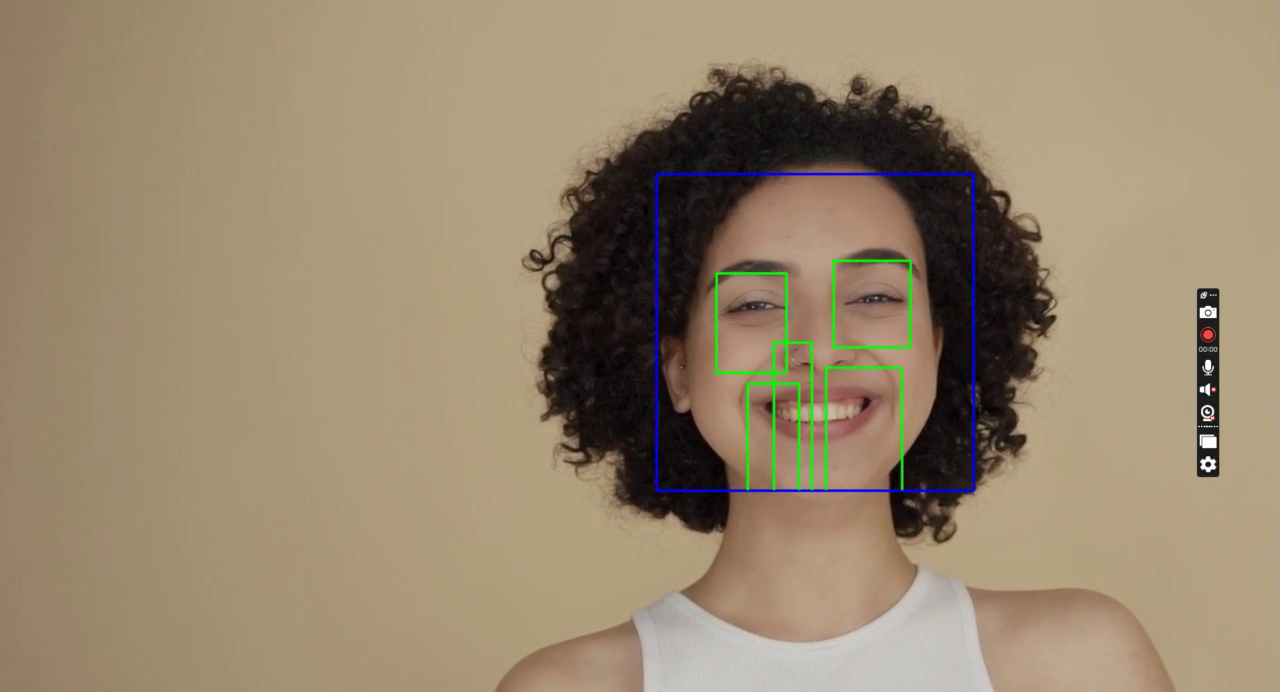
#> input picture frame 36 of Face N Eye Detection from video and Image/Face n eye Detection.mp4, 1280 x 692 px, given in place of Face1.mp4, which was not available
$ jupyter execute 'Face & Eye Detection from video or webcam.ipynb'   (text cells are left out)
#> lines starting #> are read from the running program, lines starting #| are printed output that depends on the picture; after the words box and inside, x2 and y2 are one past the last pixel; in counts of white or black regions, pixels touching at a corner belong together; pictures that were not available may be replaced by others from this repository, and a replacement may not be noted
[cell 1]
# Face Recognization
# Importing Libararies

import cv2

[cell 2]
# Loadibg Cascades

face_classifier = cv2.CascadeClassifier(r'E:\Naresh IT Data Science Course\Course Study Material\November Month Course Material\20th nov\Haarcascades\haarcascade_frontalface_default.xml')
eye_classifier = cv2.CascadeClassifier(r'E:\Naresh IT Data Science Course\Course Study Material\November Month Course Material\20th nov\Haarcascades\haarcascade_eye.xml')

# Defining a function that will do the detections
def detect(gray,frame):
    faces = face_classifier.detectMultiScale(gray,1.3,5)
    for (x,y,w,h) in faces:
        cv2.rectangle(frame,(x,y),(x+w,y+h),(255,0,0),2)
        roi_gray = gray[y:y+h, x:x+w]
        roi_color = frame[y:y+h, x:x+w]
        eyes = eye_classifier.detectMultiScale(roi_gray,1.1,3)
        for (ex,ey,ew,wh) in eyes:
            cv2.rectangle(roi_color,(ex,ey),(ex+ew,ey+ey),(0,255,0),2)
    return frame

# Doing some Face Recognition with the webcam
video_capture = cv2.VideoCapture(r'E:\Naresh IT Data Science Course\Course Study Material\November Month Course Material\20th nov\Face1.mp4')
while True:
    _,frame = video_capture.read()
#> frame is the input picture: shape (692, 1280, 3); mean B, G, R 109.6, 135.3, 151.6
    gray = cv2.cvtColor(frame,cv2.COLOR_BGR2GRAY)
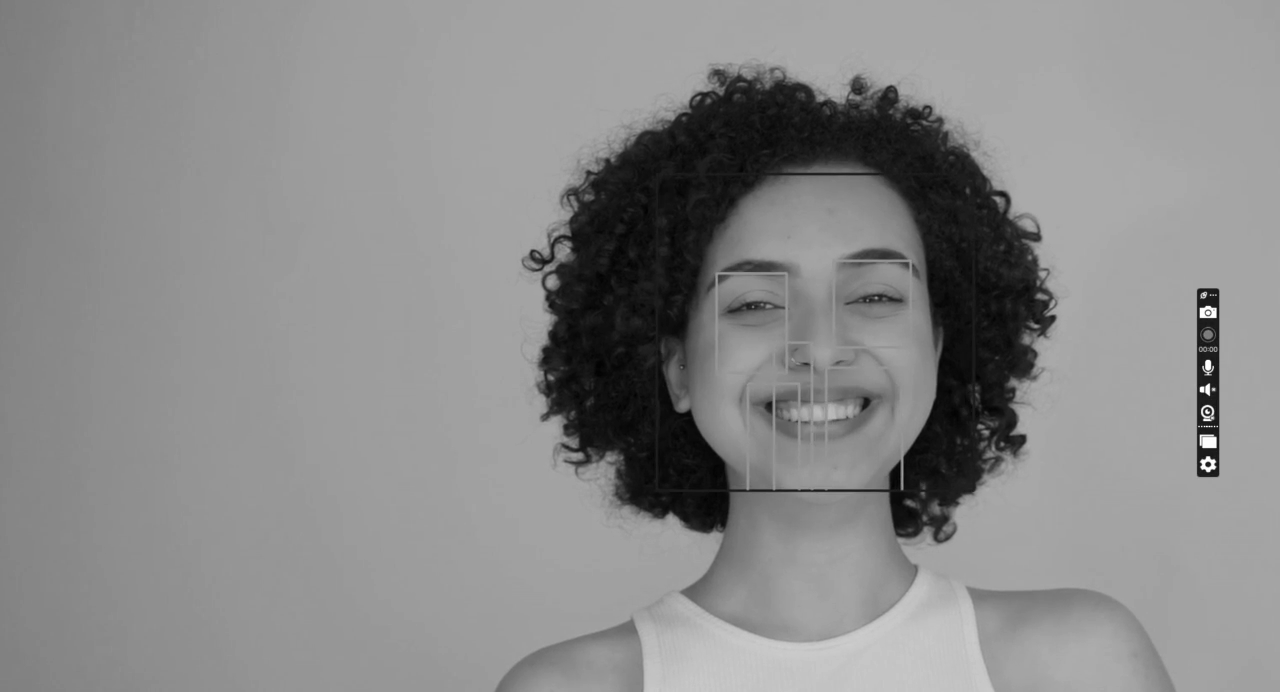
#> gray: shape (692, 1280); min 1, max 255, mean 137.2
    canvas = detect(gray,frame)
#> in detect, `faces = face_classifier.detectMultiScale(gray,1.3,5)`: faces = [[664, 183, 302, 302]]
#> the loop in detect, `for (x,y,w,h) in faces:` made 1 pass
#> pass 1, in detect, `roi_gray = gray[y:y+h, x:x+w]`:
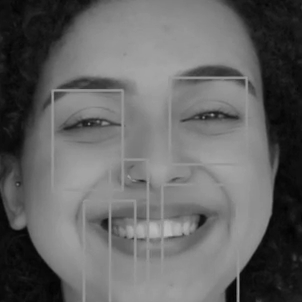
#> roi_gray: shape (302, 302); min 2, max 187, mean 100.1
#> pass 1, in detect, `roi_color = frame[y:y+h, x:x+w]`:
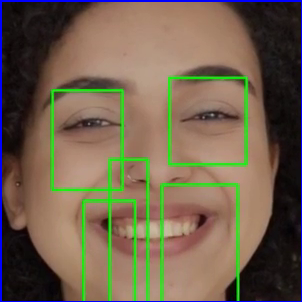
#> roi_color: shape (302, 302, 3); mean B, G, R 78.3, 97.4, 112.8
#> after the loop in detect, `for (x,y,w,h) in faces:`:
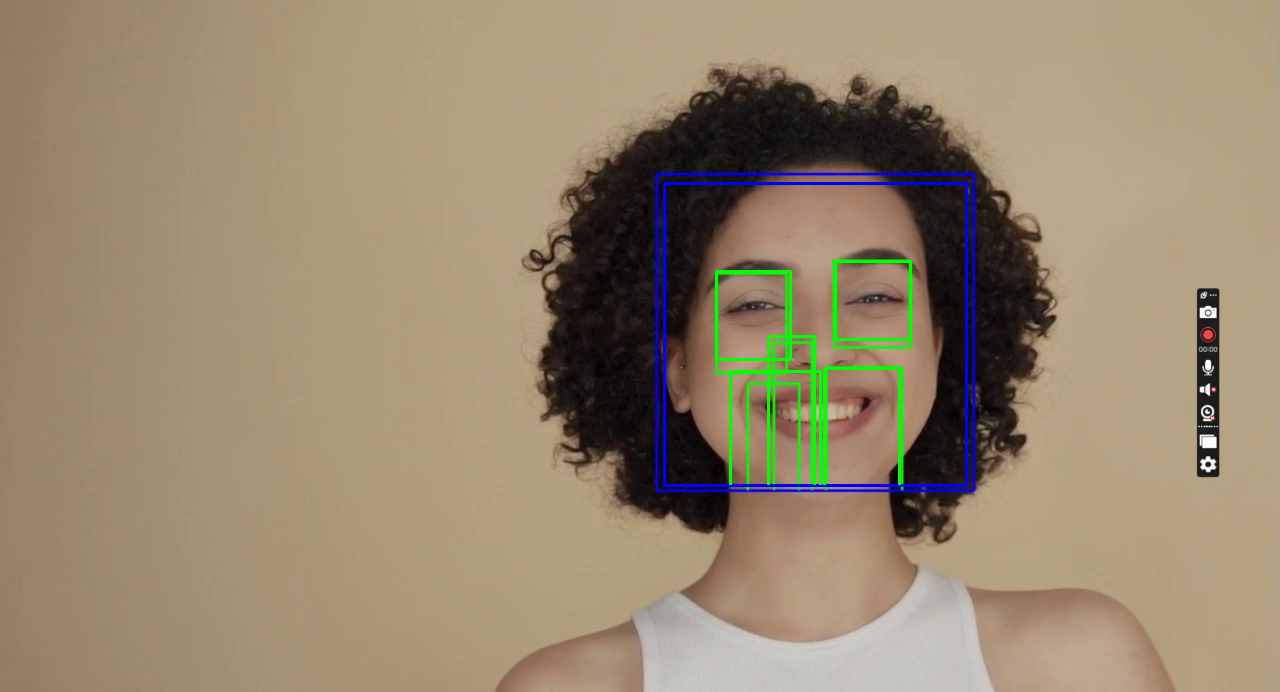
#> frame: shape (692, 1280, 3); 0.94% of pixels changed, all inside (x1, y1, x2, y2) = (663, 182, 968, 487)
#> after the loop in detect, `for (x,y,w,h) in faces:`:
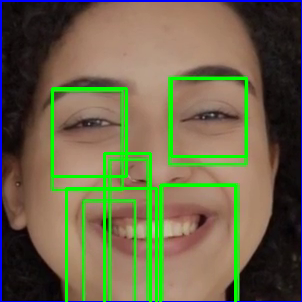
#> roi_color: shape (302, 302, 3); 5.2% of pixels changed, all inside (x1, y1, x2, y2) = (51, 77, 248, 302)
    cv2.imshow('video',canvas)
    if cv2.waitKey(1) & 0xFF== ord('q'):
#> (key q is pressed here)
        break

video_capture.release()
cv2.destroyAllWindows()

$ run again, starting later in the video
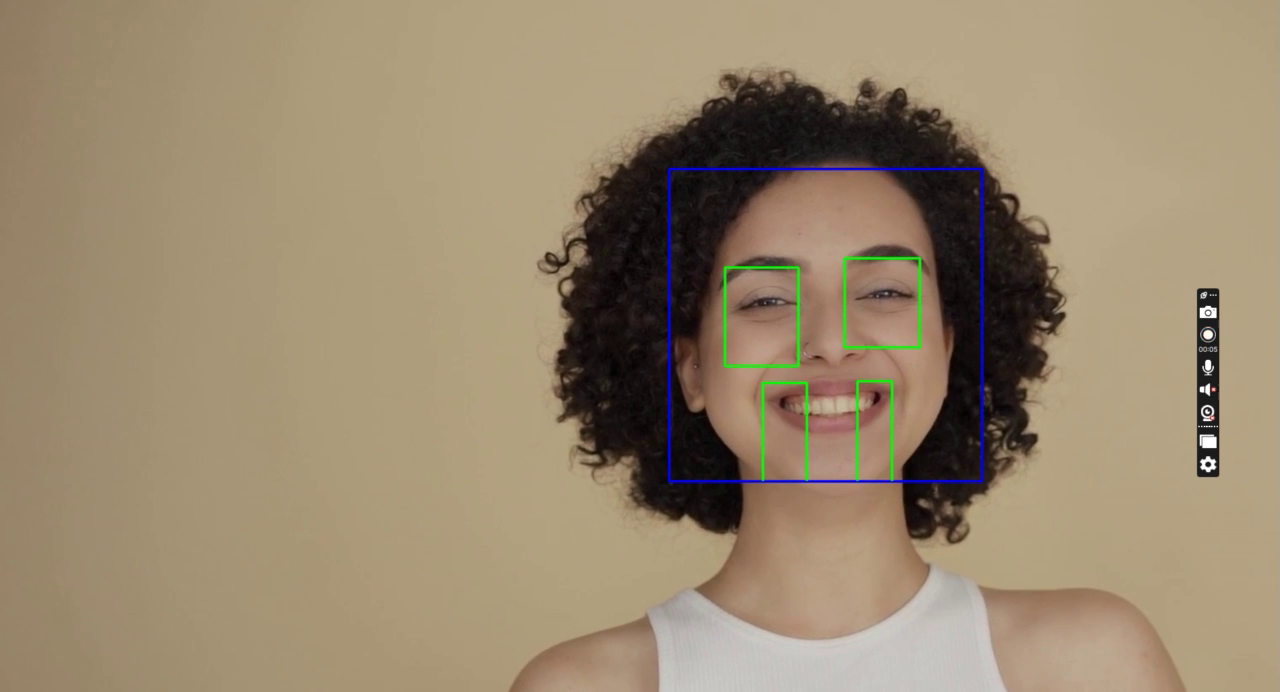
#> input picture frame 162 of Face N Eye Detection from video and Image/Face n eye Detection.mp4, 1280 x 692 px, given in place of Face1.mp4, which was not available
#> frame is the input picture: shape (692, 1280, 3); mean B, G, R 110.5, 136.1, 152.7
#> `gray = cv2.cvtColor(frame,cv2.COLOR_BGR2GRAY)`:
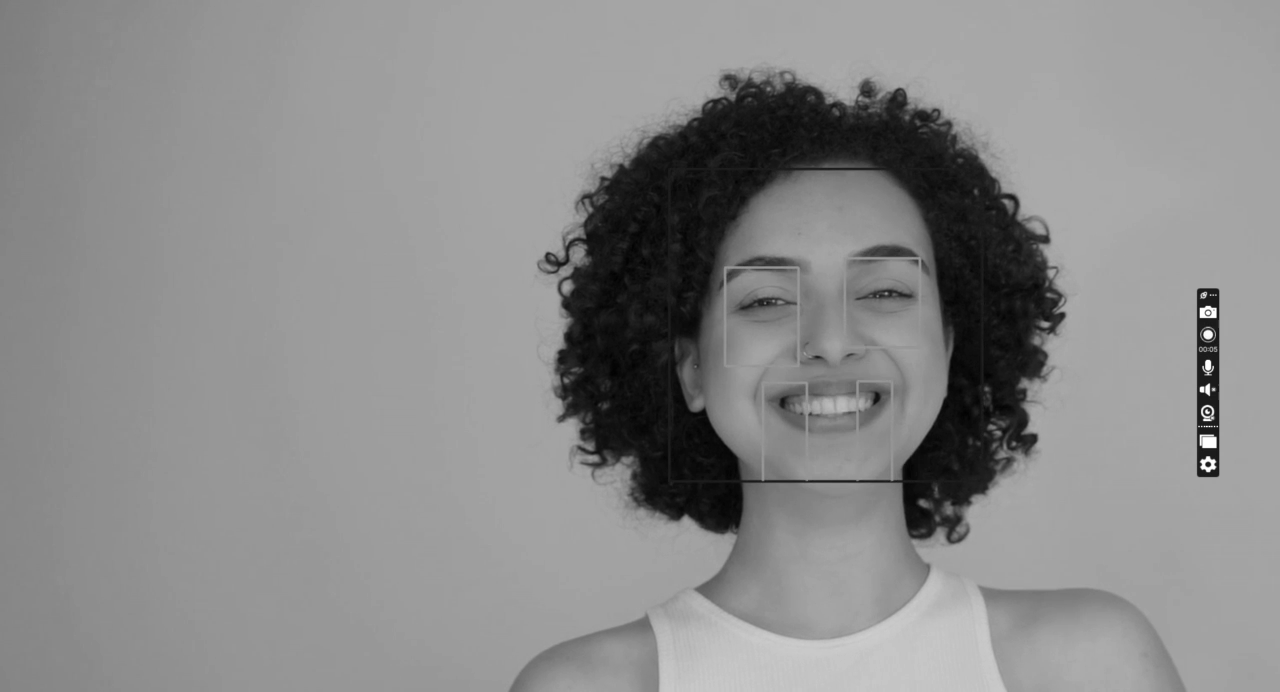
#> gray: shape (692, 1280); min 1, max 255, mean 138.1
#> faces = [[675, 176, 307, 307]]
#> the loop in detect, `for (x,y,w,h) in faces:` made 1 pass
#> after the loop in detect, `for (x,y,w,h) in faces:`:
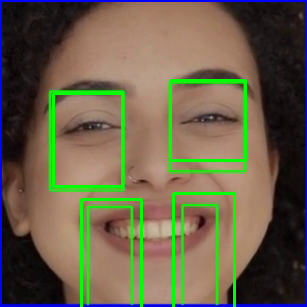
#> roi_color: shape (307, 307, 3); mean B, G, R 75.1, 96.6, 105.2

$ run again, starting later in the video
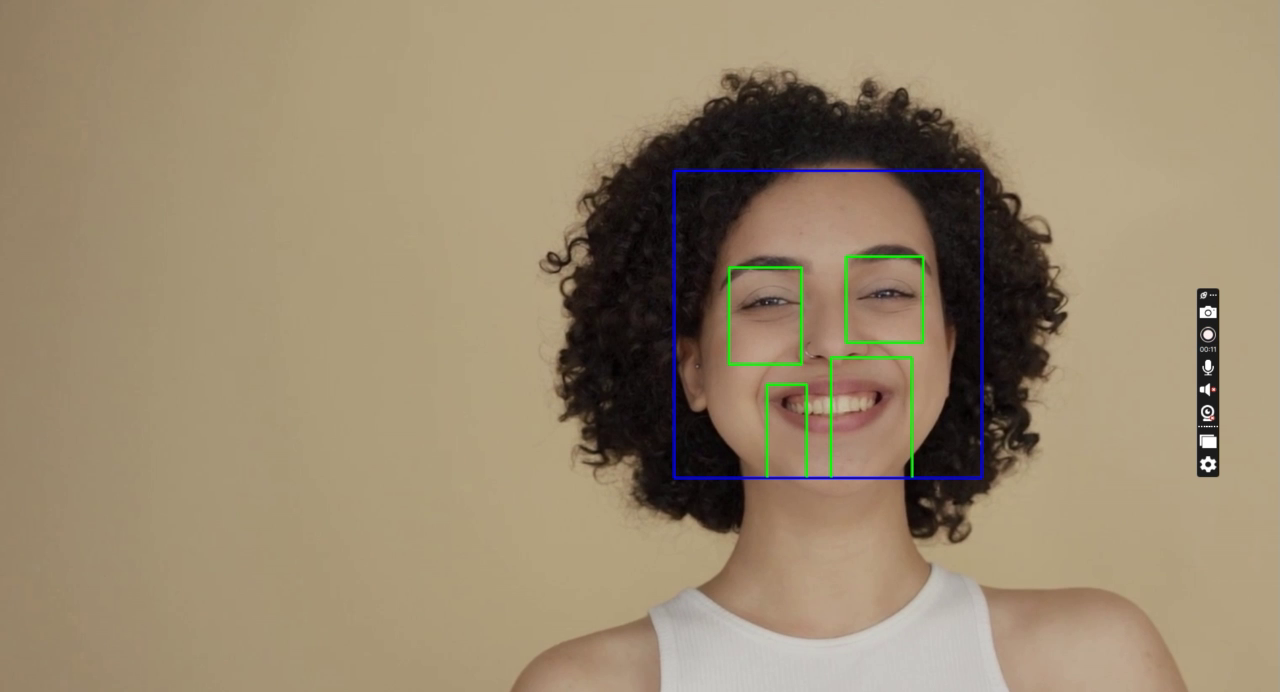
#> input picture frame 288 of Face N Eye Detection from video and Image/Face n eye Detection.mp4, 1280 x 692 px, given in place of Face1.mp4, which was not available
#> frame is the input picture: shape (692, 1280, 3); mean B, G, R 110.4, 136.1, 152.6
#> `gray = cv2.cvtColor(frame,cv2.COLOR_BGR2GRAY)`:
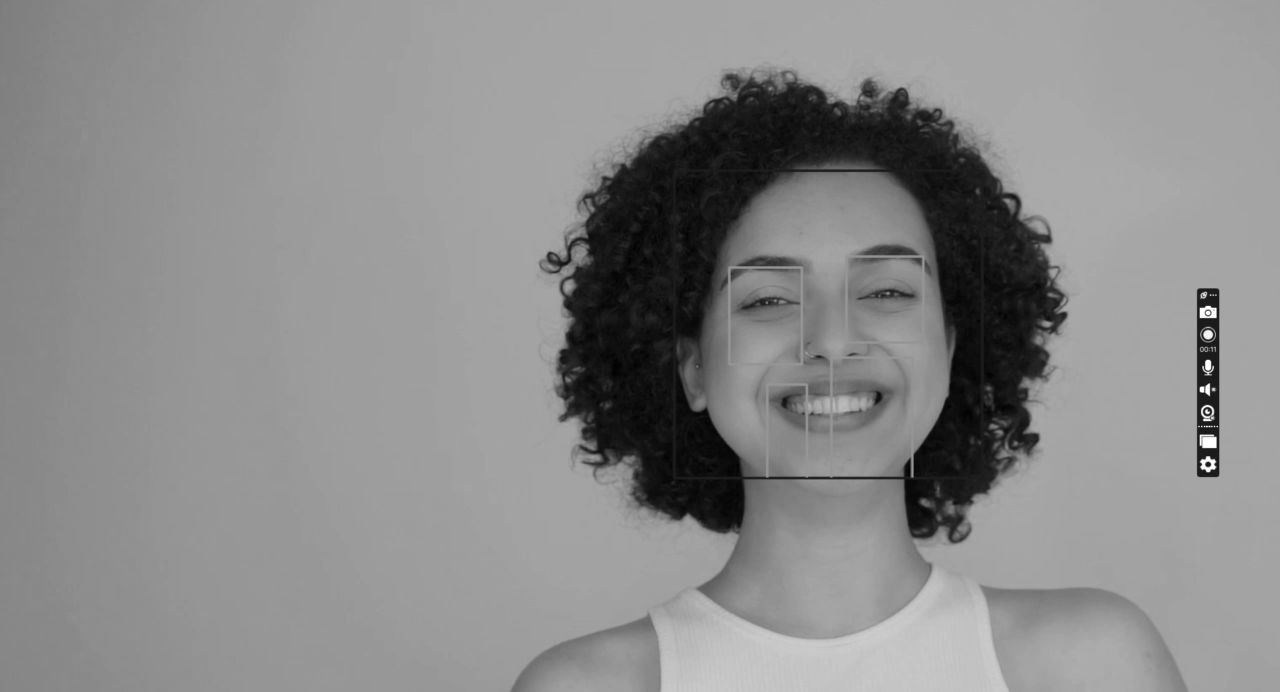
#> gray: shape (692, 1280); min 1, max 255, mean 138.1
#> faces = [[676, 173, 312, 312]]
#> the loop in detect, `for (x,y,w,h) in faces:` made 1 pass
#> after the loop in detect, `for (x,y,w,h) in faces:`:
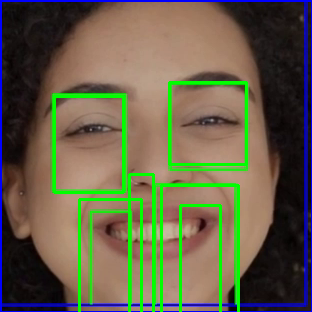
#> roi_color: shape (312, 312, 3); mean B, G, R 73.8, 96.3, 100.8
